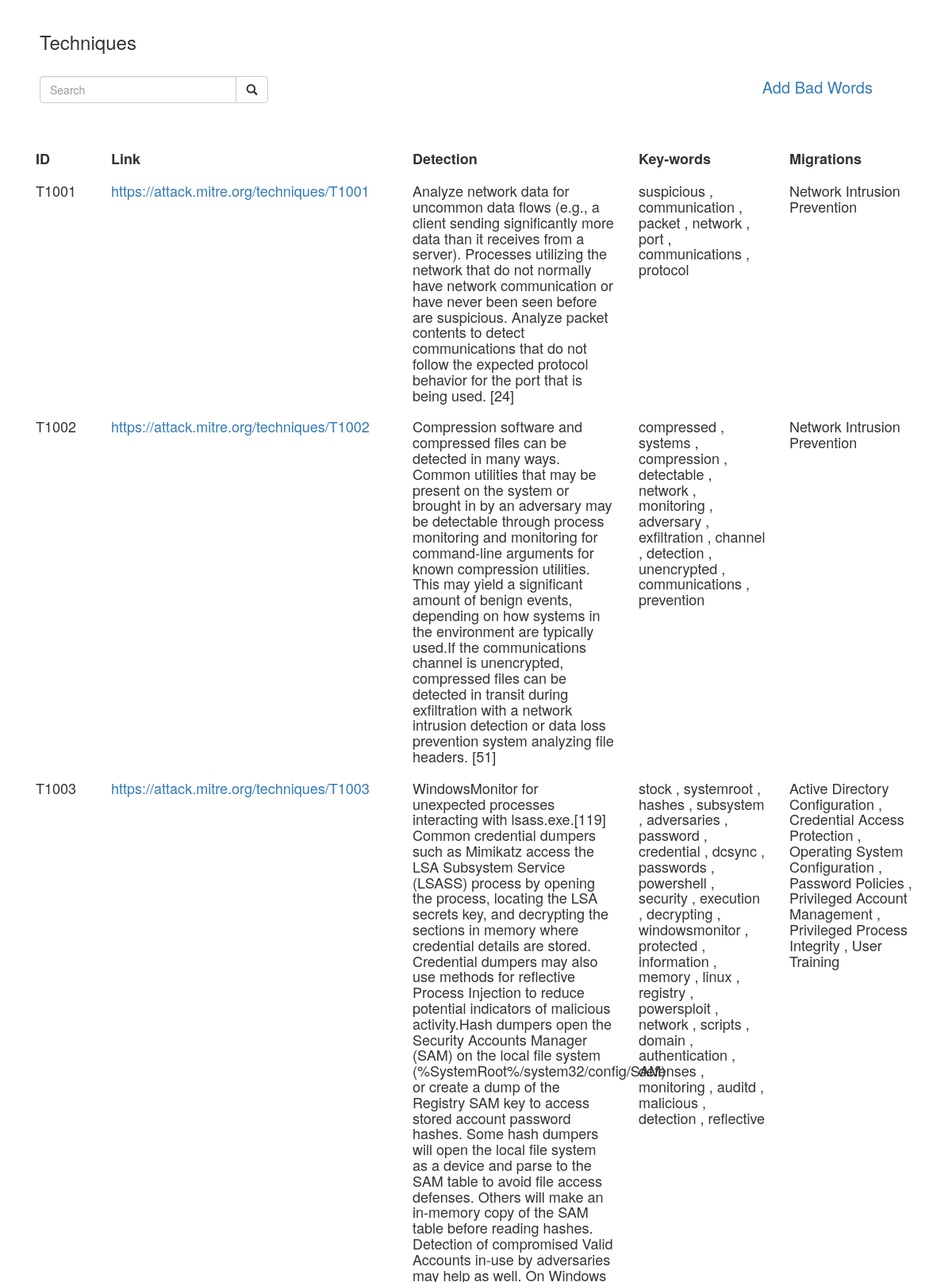
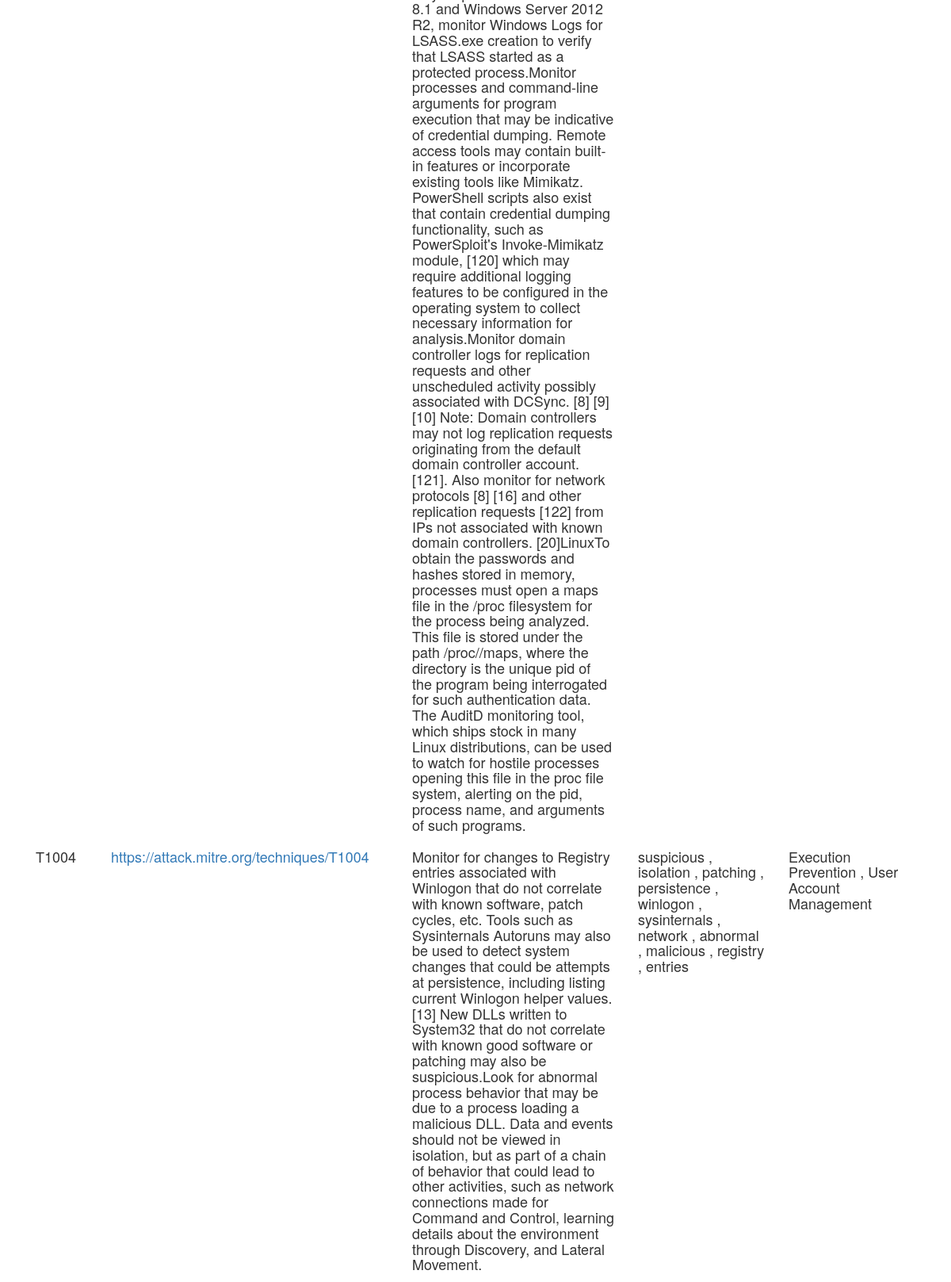
The page / (upper part) on the database its author committed (2 pictures, top to bottom).
### link/models.py (models this page shows, shortened)
class Link(models.Model):
    name = models.CharField(max_length = 20)
    link = models.CharField(max_length=200)
    detection = models.TextField(null=True)
    keywords = models.TextField(null=True)
    mitigate = models.TextField(null=True)
    def get_words(self):
        res = re.findall(r'\w+', str(self.keywords))
        return res

### link/views.py (the view)
# urls.py: path('',views.index,name = 'index'),
def index(request):
    links = Link.objects.all()
    words = list()
    for word in list(links):
        if word is not None:
            words += word.get_words()
    kw = set(words)
    final_kw = list(kw)
    try:
        query = request.GET["search"]
        if query:
            links = links.filter(keywords__contains = query)
    finally:
        paginator = Paginator(links,10 )
        page_number = request.GET.get('page')
        page_obj = paginator.get_page(page_number)
        return render(request,'index.html',{'page_obj':page_obj, 'final_kw': final_kw})

### templates/index.html (shortened to what this page needs)
{% load static %}
<!DOCTYPE html>
<html>
  <head>
    <link rel="stylesheet" href="https://stackpath.bootstrapcdn.com/bootstrap/4.4.1/css/bootstrap.min.css">
    <link rel="stylesheet" href="https://maxcdn.bootstrapcdn.com/bootstrap/3.4.1/css/bootstrap.min.css">
    <link rel="stylesheet" href="https://ajax.googleapis.com/ajax/libs/jqueryui/1.12.1/themes/smoothness/jquery-ui.css">
    <link rel="stylesheet" href="https://cdnjs.cloudflare.com/ajax/libs/jquery-autocomplete/1.0.7/jquery.auto-complete.min.css">
  </head>
  <body>
    <h3 style="padding-left : 50px; padding-top : 20px;">Techniques</h3>
    <br>
    <a style="float:right;font-size:20px;padding-right:100px;" href="badwords"> Add Bad Words</a>
    <form style="padding-left : 50px;">
      <div class="input-group w-25">
        <input type="text" class="form-control" placeholder="Search" name="search" value="{{ request.GET.search }}" id="myInput">
        <div class="input-group-btn">
          <button class="btn btn-default" type="submit" >
            <i class="glyphicon glyphicon-search"></i>
          </button>
        </div>
      </div>
    </form>
  <div class="container" style="padding-top: 50px;">
    <div class="row" style="height: max-content;">
      <div class="col-1 text-md-left" >
          <h4><strong>ID </strong></h4>
      </div>
      <div class="col-4 text-md-left">
          <h4><strong>Link </strong></h4>
      </div>
      <div class="col-3 text-md-left">
          <h4><strong>Detection </strong></h4>
      </div>
      <div class="col-2 text-md-left">
          <h4><strong>Key-words </strong></h4>
      </div>
      <div class="col-2 text-md-left">
        <h4><strong>Migrations </strong></h4>
    </div>
    </div>
    {% for obj in page_obj %}
      <div class="row" style="height: max-content;">
        <div class="col-1 text-md-left">
            <h4>{{obj.name}} </h4>
        </div>
        <div class="col-4 text-md-left">
            <h4><a href="{{obj.link}}">{{obj.link}}</a></h4>
        </div>
        <div class="col-3 text-md-left">
            <h4>{{obj.detection}}</h4>
        </div>
        <div class="col-2 text-md-left">
            <h4>{{obj.keywords}}</h4>
        </div>
        <div class="col-2 text-md-left">
          <h4>{{obj.mitigate}}</h4>
      </div>
      </div>
    {% endfor %}
  </div>
  </body>
</html>

### rows shown on the page
Link: name "T1001", link "https://attack.mitre.org/techniques/T1001", detection "Analyze network data for uncommon data flows (e.g., a client sending significantly more data than it receives from a server). Processes utilizing the network that do not normally have network communication or have never been seen before are suspicious. Analyze packet contents to detect communications that do not follow the expected protocol behavior for the port that is being used. [24]", keywords "suspicious , communication , packet , network , port , communications , protocol", mitigate "Network Intrusion Prevention"
Link: name "T1002", link "https://attack.mitre.org/techniques/T1002", detection "Compression software and compressed files can be detected in many ways. Common utilities that may be present on the system or brought in by an adversary may be detectable through process monitoring and monitoring for command-line arguments for known compression utilities. This may yield a significant amount of benign events, depending on how systems in the environment are typically used.If the communications channel is unencrypted, compressed files can be detected in transit during exfiltration with a network intrusion detection or data loss prevention system analyzing file headers. [51]", keywords "compressed , systems , compression , detectable , network , monitoring , adversary , exfiltration , channel , detection , unencrypted , communications , prevention", mitigate "Network Intrusion Prevention"
Link: name "T1003", link "https://attack.mitre.org/techniques/T1003", detection "WindowsMonitor for unexpected processes interacting with lsass.exe.[119] Common credential dumpers such as Mimikatz access the LSA Subsystem Service (LSASS) process by opening the process, locating the LSA secrets key, and decrypting the sections in memory where credential details are stored. Credential dumpers may also use methods for reflective Process Injection to reduce potential indicators of malicious activity.Hash dumpers open the Security Accounts Manager (SAM) on the local file system (%SystemRoot%/system32/config/SAM) or create a dump of the Registry SAM key to access stored account password hashes. Some hash dumpers will open the local file system as a device and parse to the SAM…", keywords "stock , systemroot , hashes , subsystem , adversaries , password , credential , dcsync , passwords , powershell , security , execution , decrypting , windowsmonitor , protected , information , memory , linux , registry , powersploit , network , scripts , domain , authentication , defenses , monitoring , auditd , malicious , detection , reflective", mitigate "Active Directory Configuration , Credential Access Protection , Operating System Configuration , Password Policies , Privileged Account Management , Privileged Process Integrity , User Training"
Link: name "T1004", link "https://attack.mitre.org/techniques/T1004", detection "Monitor for changes to Registry entries associated with Winlogon that do not correlate with known software, patch cycles, etc. Tools such as Sysinternals Autoruns may also be used to detect system changes that could be attempts at persistence, including listing current Winlogon helper values. [13] New DLLs written to System32 that do not correlate with known good software or patching may also be suspicious.Look for abnormal process behavior that may be due to a process loading a malicious DLL. Data and events should not be viewed in isolation, but as part of a chain of behavior that could lead to other activities, such as network connections made for Command and Control, learning details…", keywords "suspicious , isolation , patching , persistence , winlogon , sysinternals , network , abnormal , malicious , registry , entries", mitigate "Execution Prevention , User Account Management"
